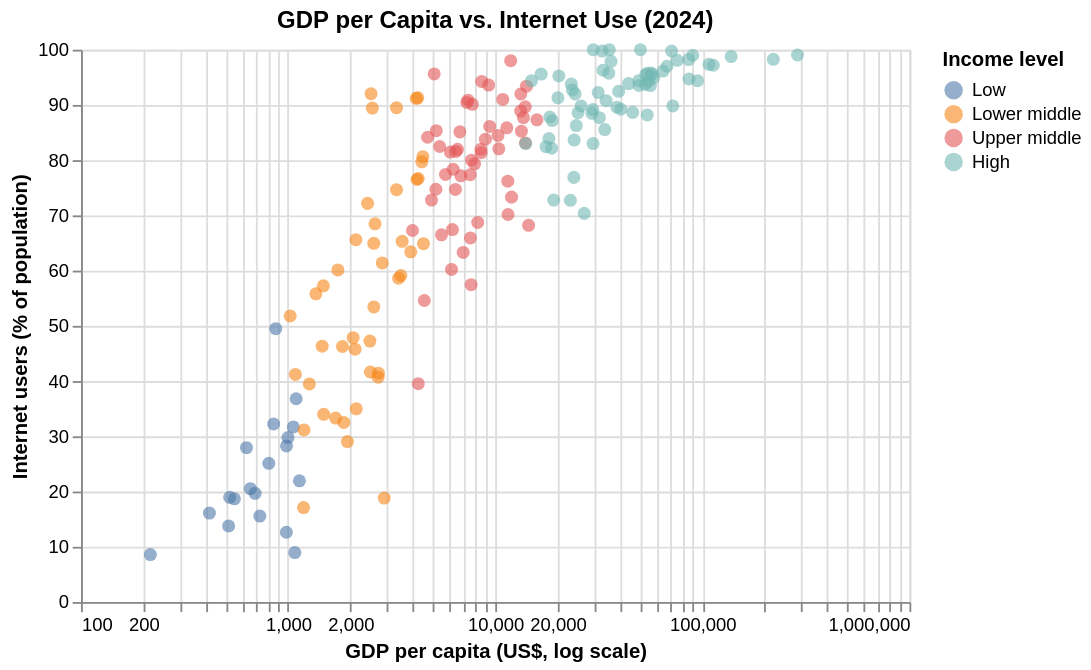

Source (notebook cell):
### Code cell
# do richer countries have more internet users? (scatter plot for EDA only)
alt.Chart(latest).mark_circle(opacity=0.6, size=50).encode(
    alt.X('gdp_per_capita:Q', scale=alt.Scale(type='log'), title='GDP per capita (US$, log scale)'),
    alt.Y('internet_users_pct:Q', title='Internet users (% of population)'),
    alt.Color('income_level:N', sort=income_order, title='Income level')
).properties(title='GDP per Capita vs. Internet Use (2024)', width=450)

### Figure 1 — Vega-Lite specification as saved in the notebook (floating-point values rounded to 4 significant figures; data arrays with more than 128 entries replaced by an {"elided": "..."} marker saying what was removed)
{"config": {"view": {"continuousWidth": 300, "continuousHeight": 300}}, "data": {"name": "data-5e600570ae08186af1e98f69099af823"}, "mark": {"type": "circle", "opacity": 0.6, "size": 50}, "encoding": {"color": {"field": "income_level", "sort": ["Low", "Lower middle", "Upper middle", "High"], "title": "Income level", "type": "nominal"}, "x": {"field": "gdp_per_capita", "scale": {"type": "log"}, "title": "GDP per capita (US$, log scale)", "type": "quantitative"}, "y": {"field": "internet_users_pct", "title": "Internet users (% of population)", "type": "quantitative"}}, "title": "GDP per Capita vs. Internet Use (2024)", "width": 450, "$schema": "https://vega.github.io/schema/vega-lite/v6.4.1.json", "datasets": {"data-5e600570ae08186af1e98f69099af823": {"elided": "217 records"}}}
